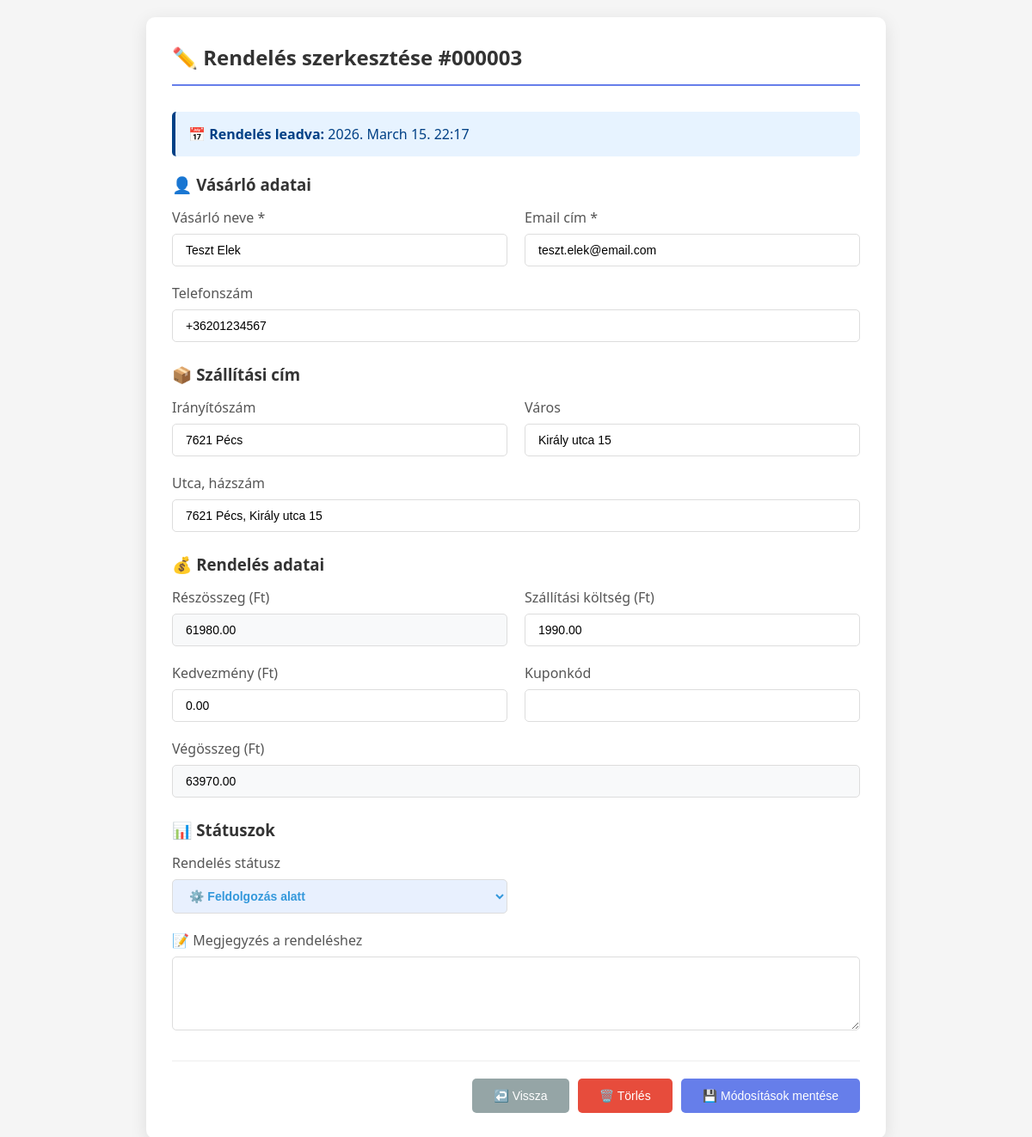
Screenshot of /edit-order.php?id=3 (signed in) with the database file from the repository.
### tables this page shows
CREATE TABLE `orders` (
  `id` int(11) NOT NULL,
  `user_id` int(11) DEFAULT NULL,
  `order_number` varchar(50) NOT NULL,
  `customer_name` varchar(100) NOT NULL,
  `customer_email` varchar(100) NOT NULL,
  `customer_phone` varchar(20) DEFAULT NULL,
  `shipping_address` text NOT NULL,
  `billing_address` text DEFAULT NULL,
  `shipping_method` varchar(50) DEFAULT NULL,
  `payment_method` varchar(50) DEFAULT NULL,
  `subtotal` decimal(10,2) NOT NULL,
  `shipping_cost` decimal(10,2) DEFAULT 0.00,
  `discount` decimal(10,2) DEFAULT 0.00,
  `tax` decimal(10,2) DEFAULT 0.00,
  `total_amount` decimal(10,2) NOT NULL,
  `coupon_code` varchar(50) DEFAULT NULL,
  `notes` text DEFAULT NULL,
  `status` enum('pending','processing','shipped','delivered','cancelled','refunded') DEFAULT 'pending',
  `payment_status` enum('pending','paid','failed','refunded') DEFAULT 'pending',
  `shipping_status` enum('pending','processing','shipped','delivered') DEFAULT 'pending',
  `ip_address` varchar(45) DEFAULT NULL,
  `user_agent` text DEFAULT NULL,
  `created_at` timestamp NOT NULL DEFAULT current_timestamp(),
  `updated_at` timestamp NOT NULL DEFAULT current_timestamp() ON UPDATE current_timestamp()
);

### edit-order.php (the view, shortened to what this page needs)
<?php
require_once 'database.php';
$orderId = $_GET['order_id'] ?? $_GET['id'] ?? 0;
$stmt = $pdo->prepare("SELECT * FROM orders WHERE id = ?");
$stmt->execute([$orderId]);
$order = $stmt->fetch(PDO::FETCH_ASSOC);
$shipping_address = $order['shipping_address'] ?? '';
$address_parts = explode(',', $shipping_address);
$zip = trim($address_parts[0] ?? '');
$city = trim($address_parts[1] ?? '');
$street = trim($address_parts[2] ?? $shipping_address);
?>
<!DOCTYPE html>
<html lang="hu">
<head>
</head>
<body>
    <div class="edit-container">
        <h2>✏️ Rendelés szerkesztése #<?php echo str_pad($order['id'], 6, '0', STR_PAD_LEFT); ?></h2>
        <div class="info-box">
            <strong>📅 Rendelés leadva:</strong> <?php echo date('Y. F j. H:i', strtotime($order['created_at'])); ?>
        </div>
        <form method="POST" action="save-order-changes.php" id="editOrderForm">
            <h3 style="color: #333; margin-bottom: 15px;">👤 Vásárló adatai</h3>
            <div class="form-row">
                <div class="form-group">
                    <label>Vásárló neve *</label>
                    <input type="text" name="customer_name" value="<?php echo htmlspecialchars($order['customer_name'] ?? ''); ?>" required>
                </div>
                <div class="form-group">
                    <label>Email cím *</label>
                    <input type="email" name="customer_email" value="<?php echo htmlspecialchars($order['customer_email'] ?? ''); ?>" required>
                </div>
            </div>
            <div class="form-group">
                <label>Telefonszám</label>
                <input type="tel" name="customer_phone" value="<?php echo htmlspecialchars($order['customer_phone'] ?? ''); ?>">
            </div>
            <h3 style="color: #333; margin: 25px 0 15px;">📦 Szállítási cím</h3>
            <div class="form-row">
                <div class="form-group">
                    <label>Irányítószám</label>
                    <input type="text" name="shipping_zip" value="<?php echo htmlspecialchars($zip); ?>">
                </div>
                <div class="form-group">
                    <label>Város</label>
                    <input type="text" name="shipping_city" value="<?php echo htmlspecialchars($city); ?>">
                </div>
            </div>
            <div class="form-group">
                <label>Utca, házszám</label>
                <input type="text" name="shipping_street" value="<?php echo htmlspecialchars($street); ?>">
            </div>
            <h3 style="color: #333; margin: 25px 0 15px;">💰 Rendelés adatai</h3>
            <div class="form-row">
                <div class="form-group">
                    <label>Részösszeg (Ft)</label>
                    <input type="number" name="subtotal" value="<?php echo $order['subtotal'] ?? 0; ?>" step="1" class="readonly-field" readonly>
                </div>
                <div class="form-group">
                    <label>Szállítási költség (Ft)</label>
                    <input type="number" name="shipping_cost" value="<?php echo $order['shipping_cost'] ?? 0; ?>" step="1">
                </div>
            </div>
            <div class="form-row">
                <div class="form-group">
                    <label>Kedvezmény (Ft)</label>
                    <input type="number" name="discount" value="<?php echo $order['discount'] ?? 0; ?>" step="1">
                </div>
                <div class="form-group">
                    <label>Kuponkód</label>
                    <input type="text" name="coupon_code" value="<?php echo htmlspecialchars($order['coupon_code'] ?? ''); ?>">
                </div>
            </div>
            <div class="form-group">
                <label>Végösszeg (Ft)</label>
                <input type="number" name="total_amount" value="<?php echo $order['total_amount'] ?? 0; ?>" step="1" class="readonly-field" readonly>
            </div>
            <h3 style="color: #333; margin: 25px 0 15px;">📊 Státuszok</h3>
            <div class="form-row">
                <div class="form-group">
                    <label>Rendelés státusz</label>
                    <select name="status" class="status-select status-<?php echo $order['status']; ?>">
                        <option value="processing" <?php echo $order['status'] == 'processing' ? 'selected' : ''; ?>>⚙️ Feldolgozás alatt</option>
                    </select>
                </div>
            </div>
            <div class="form-group">
                <label>📝 Megjegyzés a rendeléshez</label>
                <textarea name="notes" rows="4"><?php echo htmlspecialchars($order['notes'] ?? ''); ?></textarea>
            </div>
            <div class="button-group">
                <button type="button" class="btn btn-secondary" onclick="window.location.href='dashboard.php'">↩️ Vissza</button>
                <button type="button" class="btn btn-danger" onclick="deleteOrder(<?php echo $order['id']; ?>)">🗑️ Törlés</button>
                <button type="submit" class="btn btn-primary">💾 Módosítások mentése</button>
            </div>
        </form>
    </div>
</body>
</html>

### edit-order.php (style rules this page uses)
body { font-family: 'Segoe UI', Tahoma, Geneva, Verdana, sans-serif; background: #f5f5f5; margin: 0; padding: 20px; }
.edit-container { max-width: 800px; margin: 0 auto; background: white; border-radius: 10px; box-shadow: 0 5px 20px rgba(0,0,0,0.1); padding: 30px; }
h2 { color: #333; margin-top: 0; margin-bottom: 30px; padding-bottom: 15px; border-bottom: 2px solid #667eea; }
.form-group { margin-bottom: 20px; }
.form-group label { display: block; margin-bottom: 8px; color: #555; font-weight: 500; }
.form-group input, .form-group select, .form-group textarea { width: 100%; padding: 10px 15px; border: 1px solid #ddd; border-radius: 5px; font-size: 14px; transition: all 0.3s ease; box-sizing: border-box; }
.form-row { display: grid; grid-template-columns: 1fr 1fr; gap: 20px; }
.status-select { padding: 10px; border-radius: 5px; font-weight: bold; }
.status-processing { background: #e8f0fe; color: #3498db; }
.button-group { display: flex; gap: 10px; justify-content: flex-end; margin-top: 30px; padding-top: 20px; border-top: 1px solid #eee; }
.btn { padding: 12px 25px; border: none; border-radius: 5px; cursor: pointer; font-size: 14px; font-weight: 500; transition: all 0.3s ease; }
.btn-primary { background: #667eea; color: white; }
.btn-secondary { background: #95a5a6; color: white; }
.btn-danger { background: #e74c3c; color: white; }
.readonly-field { background: #f8f9fa; cursor: not-allowed; }
.info-box { background: #e7f3ff; color: #004085; padding: 15px; border-radius: 5px; margin-bottom: 20px; border-left: 4px solid #004085; }

### rows the page displays
orders: id "000003", created_at "2026. March 15. 22:17", customer_name "Teszt Elek", customer_email "teszt.elek@email.com", customer_phone "+36201234567", shipping_zip "7621 Pécs", shipping_city "Király utca 15", shipping_street "7621 Pécs, Király utca 15", subtotal "61980.00", shipping_cost "1990.00", discount "0.00", total_amount "63970.00", status "⚙️ Feldolgozás alatt"
